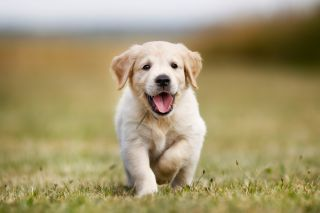
%> input picture puppy.jpg, 320 x 213 px
$ octave SK3_project1.m   (GNU Octave 9; MATLAB toolbox functions it lacks are replaced by stand-ins)
%> lines starting %> are read from the running program, lines starting %| are printed output that depends on the picture
% Image Interpolating Program %

RGB = im2double(imread("puppy.jpg")); % Retrieve RGB values from image

% NOTE: Indexing -> (row, column, level)

% Thus: R: ( ; ; 1), G: ( ; ; 2), B: ( ; ; 3)

% Getting dimensions for new, resized, interpolated matrix %

dimensions = size(RGB);
%> dimensions = [213 320 3]
newDimensions = 2.*dimensions;
%> newDimensions = [426 640 6]

height = dimensions(1);
%> height = 213
width = dimensions(2);
%> width = 320

resized_RGB = zeros(newDimensions(1), newDimensions(2),3); % Matrix must be 2x the size of the original

% Resizing algorithm: %

rowCounter = 0;
columnCounter = 0;
levelCounter = 0;

% Will iterate through the ORIGINAL matrix, grab original values and put
% them in the NEW matrix %

for levelCounter = [1:3] % must iterate through all levels

    for rowCounter = [1:height]

        for columnCounter = [1:width]

           % Will account for the MATLAB offset (ie. matrices starting at
           % index 1 instead of 0) %

           resized_RGB(rowCounter*2-1,columnCounter*2-1,levelCounter) = RGB(rowCounter, columnCounter, levelCounter);

        end

    end

end
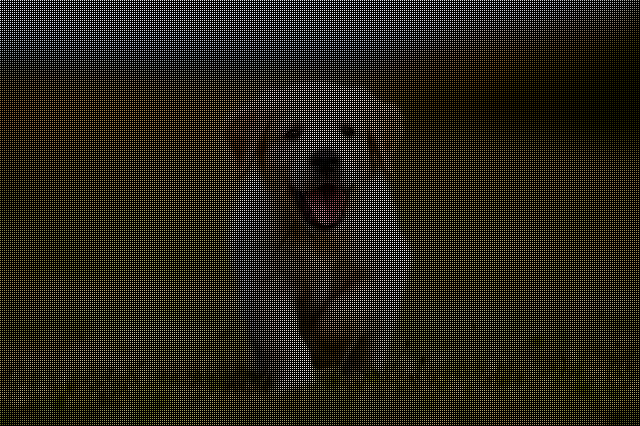
%> resized_RGB: size 426x640x3 double; mean R, G, B 0.161, 0.148, 0.109

levelCounter = 0;

% We now have a resized matrix - time to interpolate

% START by selecting the 16 pixels of REAL data to interpolate.

blockHeightSelector = 0;
blockWidthSelector = 0;

for levelCounter = [1:3]

    for blockHeightSelector = [0:round(height/4)-1] % will need to go to ceil(height/4)

        for blockWidthSelector = [0:ceil(width/4)-1]  % will need to go to ceil(width/4) %

            % Begin interpolation code %
            % Working off the in lecture notation %

            F = RGB(1+4*blockHeightSelector:4+4*blockHeightSelector , 1+4*blockWidthSelector:4+4*blockWidthSelector, levelCounter);

            B = [(0+4*blockWidthSelector)^3 (0+4*blockWidthSelector)^2 (0+4*blockWidthSelector)^1 1; (1+4*blockWidthSelector)^3 (1+4*blockWidthSelector)^2 (1+4*blockWidthSelector)^1 1; (2+4*blockWidthSelector)^3 (2+4*blockWidthSelector)^2 (2+4*blockWidthSelector)^1 1; (3+4*blockWidthSelector)^3 (3+4*blockWidthSelector)^2 (3+4*blockWidthSelector)^1 1]; % Organizing matrices
            B_y = [(0+4*blockHeightSelector)^3 (0+4*blockHeightSelector)^2 (0+4*blockHeightSelector)^1 1; (1+4*blockHeightSelector)^3 (1+4*blockHeightSelector)^2 (1+4*blockHeightSelector)^1 1; (2+4*blockHeightSelector)^3 (2+4*blockHeightSelector)^2 (2+4*blockHeightSelector)^1 1; (3+4*blockHeightSelector)^3 (3+4*blockHeightSelector)^2 (3+4*blockHeightSelector)^1 1]'; % Organizing matrices

            B_inv = inv(B);
            B_y_inv = inv(B_y);

            A = B_inv*F*B_y_inv; % Computes the coefficient matrix for all pixels to be interpolated in this block of 16 pixels.

            % Calculate pixels using the matrix we just solved for %

            x = 0;
            y = 0;

            counter = 1;

            for y = [0 0.5 1 1.5 2 2.5 3 3.5]+4*blockHeightSelector

                xMatrix = [0 0.5 1 1.5 2 2.5 3 3.5]+4*blockWidthSelector;

                if mod(y,1) == 0

                    xMatrix = [0.5 1.5 2.5 3.5]+4*blockWidthSelector;
                end

                for x = xMatrix

                    currentAns = f_interpolate(x,y,A);

                    resized_RGB(2*y+1, 2*x+1, levelCounter) = currentAns; % Mapping our new pixels to the matrix! This converts to MATLAB syntax + our re-sized matrix (2x the size)

                end

                counter = counter + 1;

            end

        end


    end
end
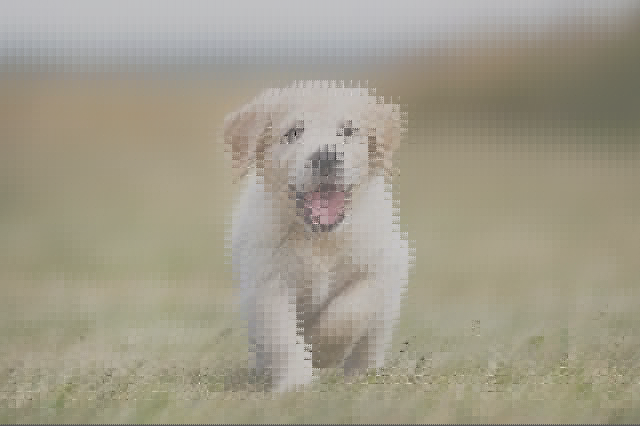
%> resized_RGB: size 426x640x3 double; mean R, G, B 0.642, 0.59, 0.435; drawn with min black and max white

image(resized_RGB);
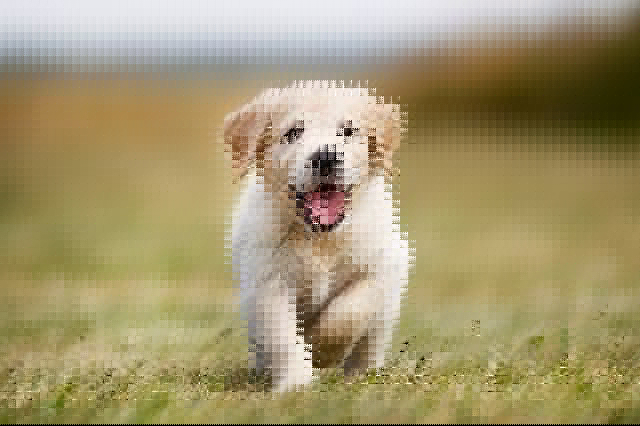
%> displayed picture: size 426x640x3, on the screen's scale of 0 to 255; mean R, G, B 163.7, 150.6, 110.9
